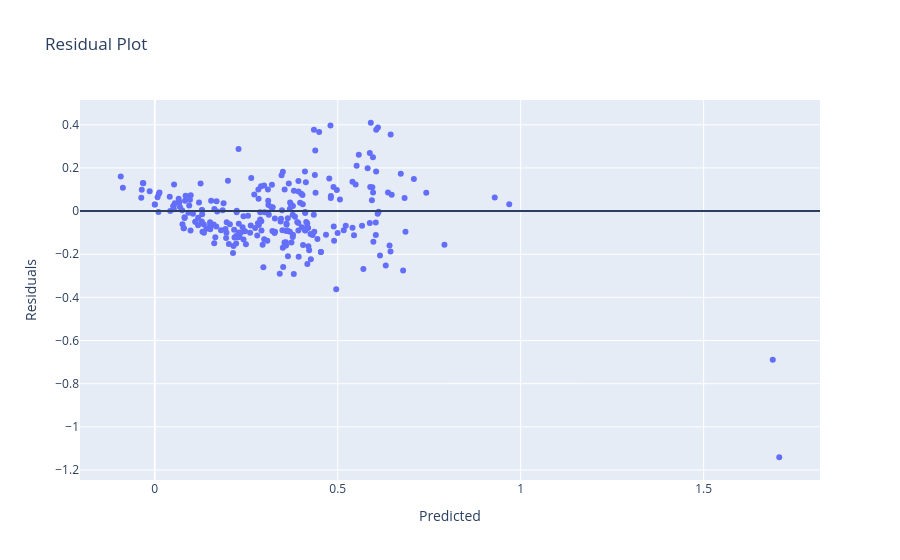

This figure's notebook cell:
### Code cell
#Residel plot#
import plotly.express as px

model, features, X_test, y_test, y_pred = fitted_models[('Full Model', 'OLS')]

residuals = y_test - y_pred

fig = px.scatter(
    x=y_pred,
    y=residuals,
    labels={"x": "Predicted", "y": "Residuals"},
    title="Residual Plot"
)

fig.add_hline(y=0)
fig.show()

### Figure 1 — Plotly figure (JSON) as saved in the notebook; plotly's stock layout.template omitted (floating-point values rounded to 4 significant figures; data arrays with more than 128 entries replaced by an {"elided": "..."} marker saying what was removed)
{"data": [{"hovertemplate": "Predicted=%{x}<br>Residuals=%{y}<extra></extra>", "legendgroup": "", "marker": {"color": "#636efa", "symbol": "circle"}, "mode": "markers", "name": "", "orientation": "v", "showlegend": false, "type": "scatter", "x": {"elided": "255 float values"}, "xaxis": "x", "y": {"elided": "255 float values"}, "yaxis": "y"}], "layout": {"legend": {"tracegroupgap": 0}, "shapes": [{"type": "line", "x0": 0, "x1": 1, "xref": "x domain", "y0": 0, "y1": 0, "yref": "y"}], "title": {"text": "Residual Plot"}, "xaxis": {"anchor": "y", "domain": [0, 1], "title": {"text": "Predicted"}}, "yaxis": {"anchor": "x", "domain": [0, 1], "title": {"text": "Residuals"}}}}
